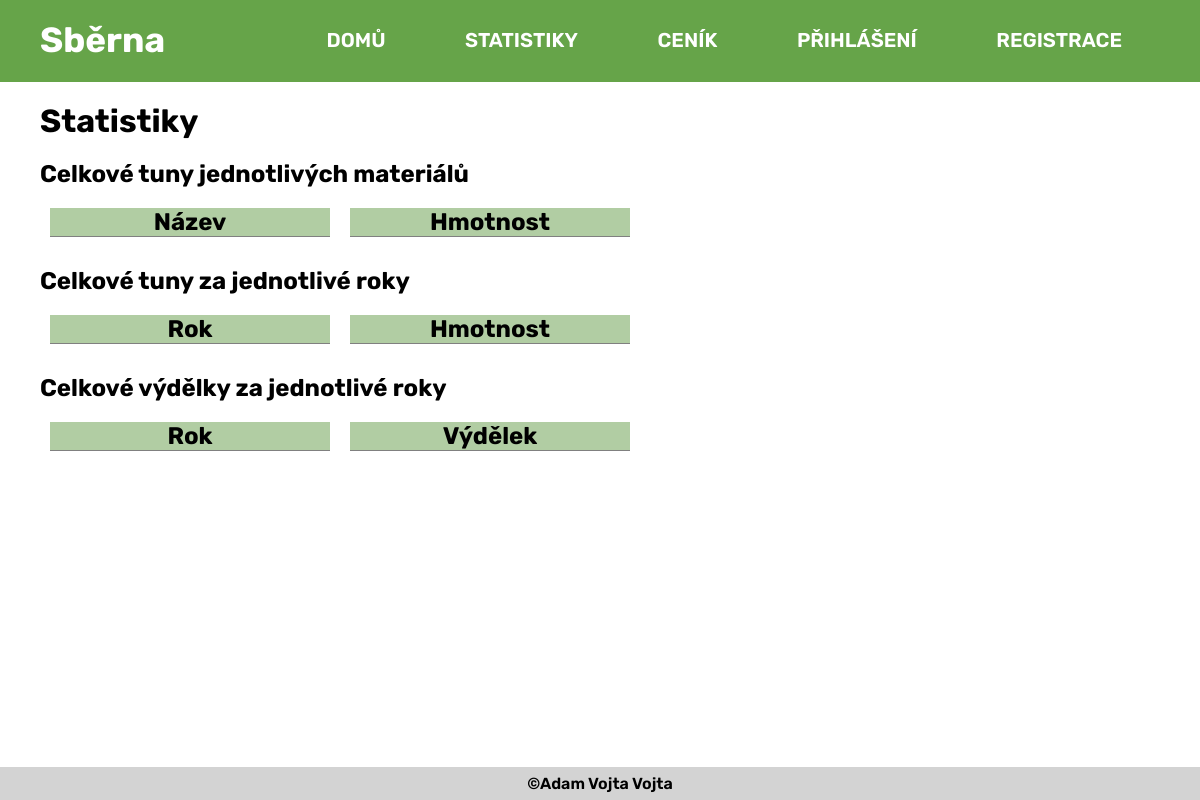
The page /statistiky on the database as committed earlier.
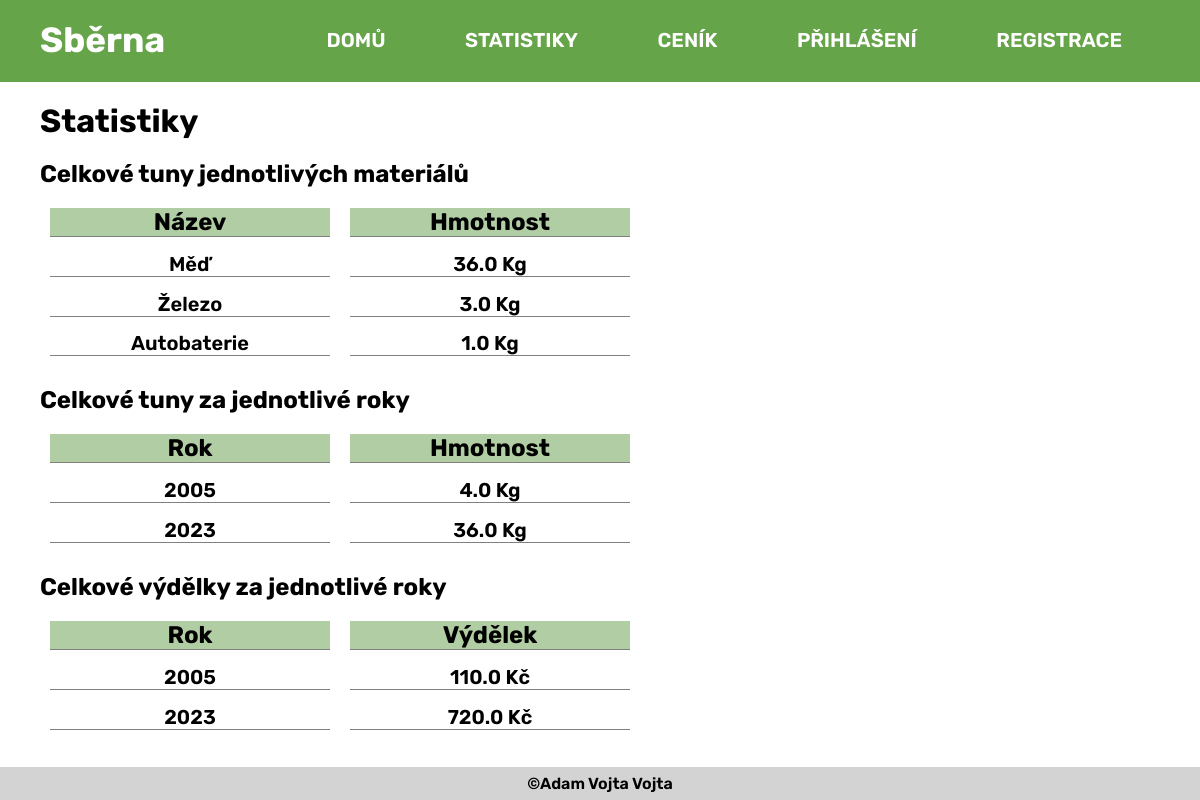
The same page on the database as committed later.
### tables this page shows
CREATE TABLE typy_materialu (id_typu_materialu INTEGER NOT NULL PRIMARY KEY AUTOINCREMENT, nazev TEXT NOT NULL);

### app.py (the view)
@app.route('/statistiky')
def stats() -> ResponseReturnValue:
    return render_template("stats.jinja2",
                           material_total=total_each_material(),
                           yearly_material_total=total_yearly_weight(),
                           income_total=total_yearly_profit())

### app.py (called while the page is built)
def process_query(query: str) -> Query:
    connection = sqlite3.connect(DB_PATH)
    cursor = connection.cursor()
    cursor.execute(query)
    data = cursor.fetchall()
    connection.close()
    return data

def total_each_material() -> Any:
    total_weight = "SELECT typy_materialu.nazev, SUM(mnozstvi) celkove_mnozstvi " \
                   "FROM sbery JOIN polozka ON (sbery.id_sberu = polozka.id_sberu) " \
                   "JOIN typy_materialu ON (typy_materialu.id_typu_materialu = " \
                   "polozka.id_typu_materialu) GROUP BY " \
                   "typy_materialu.id_typu_materialu;"
    return process_query(total_weight)

def total_yearly_weight() -> Any:
    yearly_weight = "SELECT strftime('%Y',cas_odevzdani) AS rok, SUM(mnozstvi) " \
                    "AS mnozstvi FROM sbery JOIN polozka ON " \
                    "(sbery.id_sberu = polozka.id_sberu) JOIN typy_materialu " \
                    "ON (typy_materialu.id_typu_materialu = " \
                    "polozka.id_typu_materialu) GROUP BY " \
                    "strftime('%Y',cas_odevzdani);"
    return process_query(yearly_weight)

### templates/stats.jinja2 (shortened to what this page needs)
{% extends 'main.jinja2' %}
{% block content %}
<h1 class="headline">
Statistiky
</h1>
<h2 class="stats">Celkové tuny jednotlivých materiálů</h2>
<div class="row">
<div class="col">
  <h2>Název</h2>
    {% for i in material_total %}
	<p>{{i[0]}}</p>
	{%endfor%}
</div>
<div class="col">
  <h2>Hmotnost</h2>
    {% for i in material_total %}
	<p>{{i[1]}}{{" Kg"}}</p>
	{%endfor%}
</div>
</div>
<h2 class="stats">Celkové tuny za jednotlivé roky</h2>
<div class="row">
<div class="col">
  <h2>Rok</h2>
    {% for i in yearly_material_total %}
	<p>{{i[0]}}</p>
	{%endfor%}
</div>
<div class="col">
  <h2>Hmotnost</h2>
    {% for i in yearly_material_total %}
	<p>{{i[1]}}{{" Kg"}}</p>
	{%endfor%}
</div>
</div>
<h2 class="stats">Celkové výdělky za jednotlivé roky</h2>
<div class="row">
<div class="col">
  <h2>Rok</h2>
    {% for i in income_total %}
	<p>{{i[0]}}</p>
	{%endfor%}
</div>
<div class="col">
  <h2>Výdělek</h2>
    {% for i in income_total %}
	<p>{{i[1]}}{{" Kč"}}</p>
	{%endfor%}
</div>
</div>
{% endblock %}

Rows that differ between the two databases and show on the page:
added typy_materialu: nazev "Měď", i "36.0", value "Kg"
added typy_materialu: nazev "Železo", i "3.0", value "Kg"
added typy_materialu: nazev "Autobaterie", i "1.0", value "Kg"
Other text that changed with them:
new list line: "2005"
new list line: "2023"
new list line: "4.0 Kg"
new list line: "36.0 Kg"
new list line: "110.0 Kč"
new list line: "720.0 Kč"
